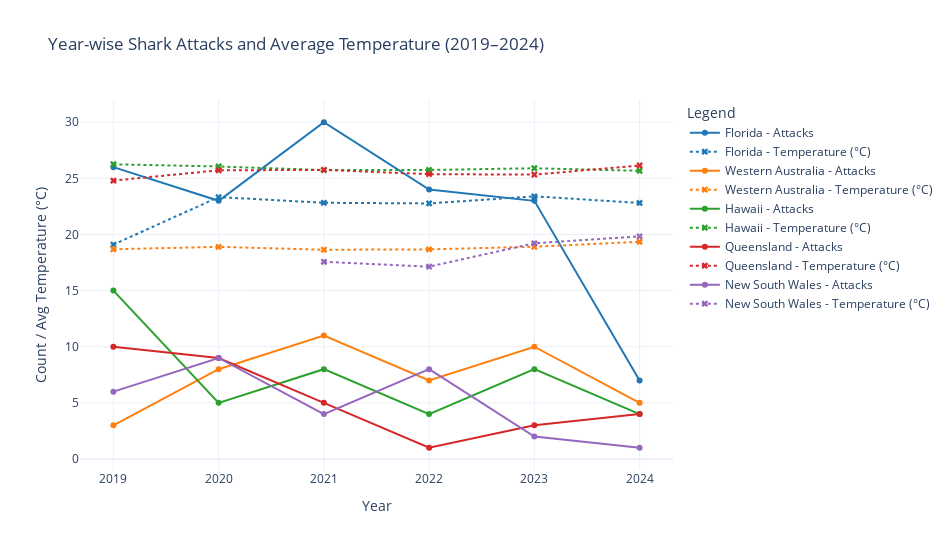

Notebook code for this chart:
### Code cell
import plotly.graph_objects as go

# Filter only top 5 states and years 2019–2024
top_states = ["Florida", "Western Australia", "Hawaii", "Queensland", "New South Wales"]
filtered_df = merged_df[
    (merged_df['state_clean'].isin(top_states)) &
    (merged_df['Year'].between(2019, 2024))
]

# Assign distinct colours for each state
colors = {
    "Florida": "#1f77b4",          # blue
    "Western Australia": "#ff7f0e", # orange
    "Hawaii": "#2ca02c",           # green
    "Queensland": "#d62728",       # red
    "New South Wales": "#9467bd"   # purple
}

fig = go.Figure()

for state in top_states:
    state_data = filtered_df[filtered_df['state_clean'] == state]
    color = colors[state]

    # Solid line for attacks
    fig.add_trace(go.Scatter(
        x=state_data["Year"],
        y=state_data["Attack_Count"],
        name=f"{state} - Attacks",
        mode="lines+markers",
        line=dict(color=color, width=2),
        marker=dict(symbol="circle")
    ))

    # Dotted line for temperature (same colour)
    fig.add_trace(go.Scatter(
        x=state_data["Year"],
        y=state_data["Avg_Temperature_C"],
        name=f"{state} - Temperature (°C)",
        mode="lines+markers",
        line=dict(color=color, dash="dot", width=2),
        marker=dict(symbol="x")
    ))

fig.update_layout(
    title="Year-wise Shark Attacks and Average Temperature (2019–2024)",
    xaxis_title="Year",
    yaxis_title="Count / Avg Temperature (°C)",
    template="plotly_white",
    legend_title="Legend",
    width=950,
    height=550
)

fig.show()

### Figure 1 — Plotly figure (JSON) as saved in the notebook; plotly's stock layout.template omitted (floating-point values rounded to 4 significant figures)
{"data": [{"line": {"color": "#1f77b4", "width": 2}, "marker": {"symbol": "circle"}, "mode": "lines+markers", "name": "Florida - Attacks", "type": "scatter", "x": [2019.0, 2020.0, 2021.0, 2022.0, 2023.0, 2024.0], "y": [26, 23, 30, 24, 23, 7]}, {"line": {"color": "#1f77b4", "dash": "dot", "width": 2}, "marker": {"symbol": "x"}, "mode": "lines+markers", "name": "Florida - Temperature (°C)", "type": "scatter", "x": [2019.0, 2020.0, 2021.0, 2022.0, 2023.0, 2024.0], "y": [19.1, 23.33, 22.82, 22.77, 23.4, 22.81]}, {"line": {"color": "#ff7f0e", "width": 2}, "marker": {"symbol": "circle"}, "mode": "lines+markers", "name": "Western Australia - Attacks", "type": "scatter", "x": [2019.0, 2020.0, 2021.0, 2022.0, 2023.0, 2024.0], "y": [3, 8, 11, 7, 10, 5]}, {"line": {"color": "#ff7f0e", "dash": "dot", "width": 2}, "marker": {"symbol": "x"}, "mode": "lines+markers", "name": "Western Australia - Temperature (°C)", "type": "scatter", "x": [2019.0, 2020.0, 2021.0, 2022.0, 2023.0, 2024.0], "y": [18.68, 18.9, 18.64, 18.68, 18.91, 19.35]}, {"line": {"color": "#2ca02c", "width": 2}, "marker": {"symbol": "circle"}, "mode": "lines+markers", "name": "Hawaii - Attacks", "type": "scatter", "x": [2019.0, 2020.0, 2021.0, 2022.0, 2023.0, 2024.0], "y": [15, 5, 8, 4, 8, 4]}, {"line": {"color": "#2ca02c", "dash": "dot", "width": 2}, "marker": {"symbol": "x"}, "mode": "lines+markers", "name": "Hawaii - Temperature (°C)", "type": "scatter", "x": [2019.0, 2020.0, 2021.0, 2022.0, 2023.0, 2024.0], "y": [26.26, 26.06, 25.74, 25.75, 25.9, 25.68]}, {"line": {"color": "#d62728", "width": 2}, "marker": {"symbol": "circle"}, "mode": "lines+markers", "name": "Queensland - Attacks", "type": "scatter", "x": [2019.0, 2020.0, 2021.0, 2022.0, 2023.0, 2024.0], "y": [10, 9, 5, 1, 3, 4]}, {"line": {"color": "#d62728", "dash": "dot", "width": 2}, "marker": {"symbol": "x"}, "mode": "lines+markers", "name": "Queensland - Temperature (°C)", "type": "scatter", "x": [2019.0, 2020.0, 2021.0, 2022.0, 2023.0, 2024.0], "y": [24.8, 25.72, 25.76, 25.38, 25.33, 26.15]}, {"line": {"color": "#9467bd", "width": 2}, "marker": {"symbol": "circle"}, "mode": "lines+markers", "name": "New South Wales - Attacks", "type": "scatter", "x": [2019.0, 2020.0, 2021.0, 2022.0, 2023.0, 2024.0], "y": [6, 9, 4, 8, 2, 1]}, {"line": {"color": "#9467bd", "dash": "dot", "width": 2}, "marker": {"symbol": "x"}, "mode": "lines+markers", "name": "New South Wales - Temperature (°C)", "type": "scatter", "x": [2019.0, 2020.0, 2021.0, 2022.0, 2023.0, 2024.0], "y": [NaN, NaN, 17.57, 17.13, 19.22, 19.83]}], "layout": {"height": 550, "legend": {"title": {"text": "Legend"}}, "title": {"text": "Year-wise Shark Attacks and Average Temperature (2019–2024)"}, "width": 950, "xaxis": {"title": {"text": "Year"}}, "yaxis": {"title": {"text": "Count / Avg Temperature (°C)"}}}}
